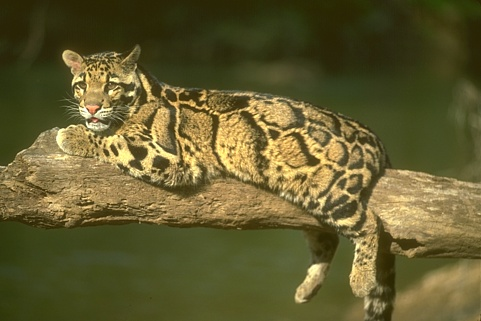
%> input picture Mog Project/Daniel's code/160068.jpg, 481 x 321 px
$ octave demo_denoise.m   (GNU Octave 9; MATLAB toolbox functions it lacks are replaced by stand-ins)
%> lines starting %> are read from the running program, lines starting %| are printed output that depends on the picture; long printed decimals are rounded
### Mog Project/First assinment/calcpsnr.m
function [psnr rmse] = calcpsnr(noisyimage,image)

% calculate mse
mse=mean2((noisyimage-image).^2);
% calc psnr
%psnr=10*log10((255^2)/(mse));
psnr=20*log10(1/std2(image-noisyimage));
rmse=sqrt(mse);

### Mog Project/Daniel's code/demo_denoise.m
clear
patchSize = 8;

% load image
I = double(rgb2gray(imread('160068.jpg')))/255;
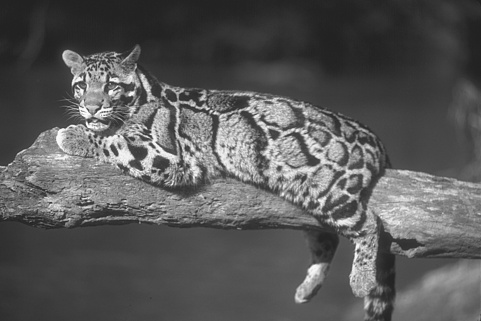
%> I: size 321x481 double; min 0.125, max 0.992, mean 0.35

% add noise
noiseSD = 25/255;
noiseI = I + noiseSD*randn(size(I));
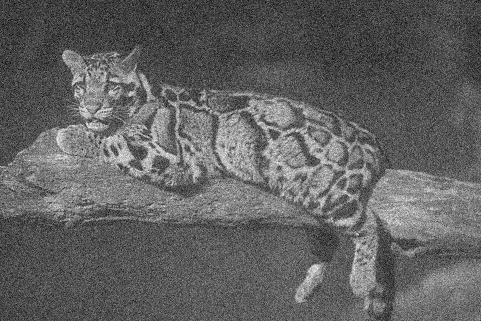
%> noiseI: size 321x481 double; min -0.231, max 1.28, mean 0.35; drawn with min black and max white
fprintf('Haggai noisy psnr %f\n',calcpsnr(noiseI,I));
%> in calcpsnr, `mse=mean2((noisyimage-image).^2);`: mse = 0.00961
%> in calcpsnr, `psnr=20*log10(1/std2(image-noisyimage));`: psnr = 20.17
%> in calcpsnr, `rmse=sqrt(mse);`: rmse = 0.098
%| Haggai noisy psnr 20.174
excludeList = [];

% set up prior
LogLFunc = [];
%> (the run ends here)

$ run again, with Mog Project/Daniel's code/new.jpg copied over Mog Project/Daniel's code/160068.jpg
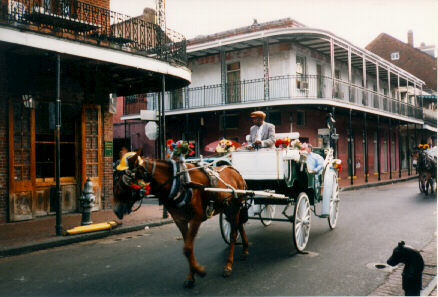
%> input picture Mog Project/Daniel's code/new.jpg, 438 x 297 px
%> `I = double(rgb2gray(imread('160068.jpg')))/255;`:
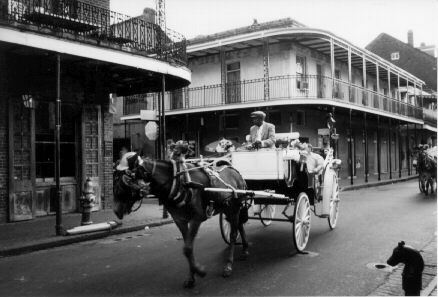
%> I: size 297x438 double; min 0, max 0.996, mean 0.388
%> `noiseI = I + noiseSD*randn(size(I));`:
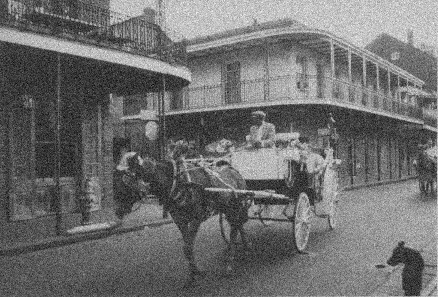
%> noiseI: size 297x438 double; min -0.348, max 1.34, mean 0.388; drawn with min black and max white
%> mse = 0.00961
%> psnr = 20.17
%> rmse = 0.098
%| Haggai noisy psnr 20.174
